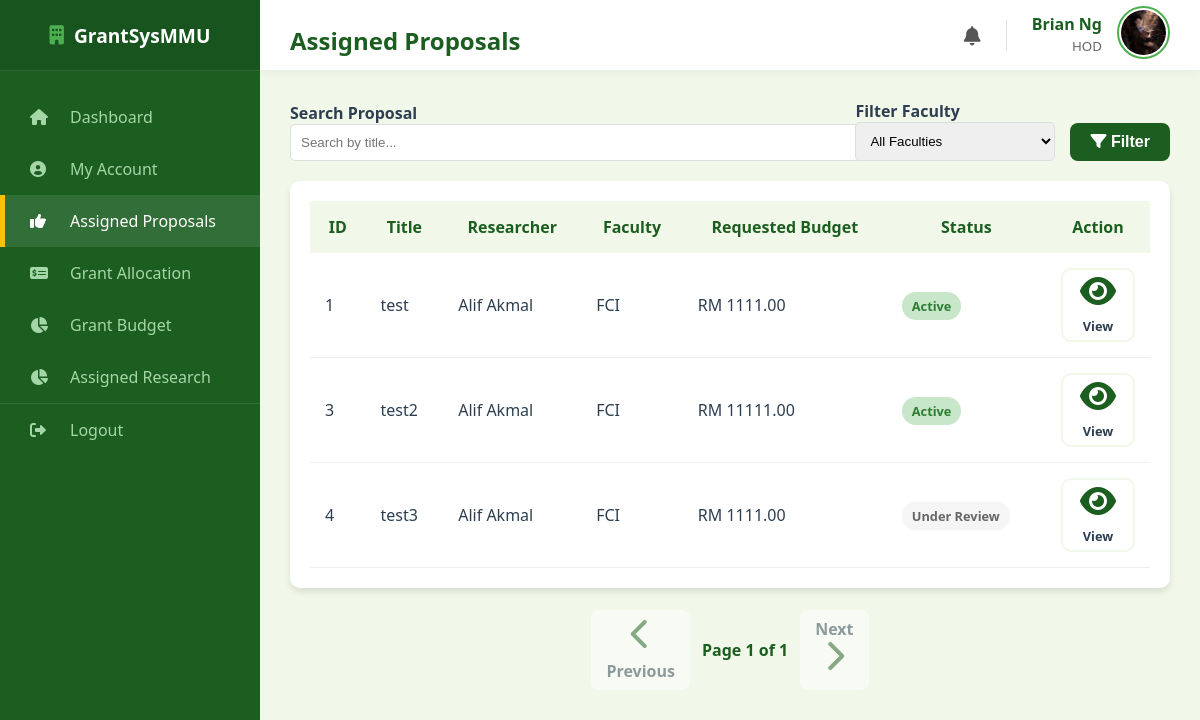
Screenshot of /hod/proposals (signed in) with the database file from the repository.
### models.py (models this page shows, shortened)
class User(db.Model):
    __tablename__ = "user"
    mmu_id = db.Column(db.String(15), primary_key=True)
    name = db.Column(db.String(150), nullable=False)
    email = db.Column(db.String(100), unique=True, nullable=False)
    password = db.Column(db.String(100), nullable=False)
    faculty = db.Column(db.String(100), nullable=False)
    user_role = db.Column(db.String(25), nullable=False)
    profile_image = db.Column(db.String(20), nullable=False, default="default.jpg")
    phone_number = db.Column(db.String(20), nullable=True)
    admin_profile = db.relationship(
        "Admin", backref="user_info", uselist=False, cascade="all, delete-orphan"
    )
    researcher_profile = db.relationship(
        "Researcher", backref="user_info", uselist=False, cascade="all, delete-orphan"
    )
    reviewer_profile = db.relationship(
        "Reviewer", backref="user_info", uselist=False, cascade="all, delete-orphan"
    )
    hod_profile = db.relationship(
        "HOD", backref="user_info", uselist=False, cascade="all, delete-orphan"
    )

class Proposal(db.Model):
    __tablename__ = "proposal"
    proposal_id = db.Column(db.Integer, primary_key=True)
    title = db.Column(db.String(255), nullable=False)
    research_area = db.Column(db.String(100), nullable=False, default="General")
    requested_budget = db.Column(db.Float, nullable=False)
    status = db.Column(db.String(30), nullable=False, default="Draft")
    submission_date = db.Column(db.Date, default=malaysia_now)
    document_file = db.Column(db.String(100), nullable=True)
    review_score = db.Column(db.Integer, nullable=True)
    review_feedback = db.Column(db.Text, nullable=True)
    review_draft = db.Column(db.Text, nullable=True)
    researcher_id = db.Column(
        db.Integer, db.ForeignKey("researcher.researcher_id"), nullable=False
    )
    cycle_id = db.Column(
        db.Integer, db.ForeignKey("grant_cycle.cycle_id"), nullable=False
    )
    assigned_reviewer_id = db.Column(
        db.Integer, db.ForeignKey("reviewer.reviewer_id"), nullable=True
    )
    assigned_hod_id = db.Column(db.Integer, db.ForeignKey("hod.hod_id"), nullable=True)
    reviewer = db.relationship("Reviewer", foreign_keys=[assigned_reviewer_id])
    hod = db.relationship("HOD", foreign_keys=[assigned_hod_id])
    deadlines = db.relationship(
        "Deadline", backref="proposal", cascade="all, delete-orphan"
    )

### routes/hod_routes.py (the view)
@hod_bp.route("/hod/proposals")
def hod_assigned_proposals():
    if session.get("role") != "HOD":
        return redirect(url_for("hod.hod_login"))
    current_hod = HOD.query.filter_by(mmu_id=session["user_id"]).first()
    search_query = request.args.get("search", "")
    filter_faculty = request.args.get("faculty", "")
    page = request.args.get("page", 1, type=int)
    per_page = 8
    query = (
        Proposal.query.filter_by(assigned_hod_id=current_hod.hod_id)
        .join(Researcher)
        .join(User)
    )
    if search_query:
        query = query.filter(Proposal.title.ilike(f"%{search_query}%"))
    if filter_faculty:
        query = query.filter(User.faculty == filter_faculty)
    pagination = query.paginate(page=page, per_page=per_page, error_out=False)
    return render_template(
        "hod_assigned_proposals.html",
        proposals=pagination.items,
        pagination=pagination,
        user=User.query.get(session["user_id"]),
        faculties=Faculty.query.all(),
    )

### main.py (called while the page is built)
@app.context_processor
def inject_notifications():
    if "user_id" in session:
        unread = Notification.query.filter_by(recipient_id=session["user_id"], is_read=False).count()
        return dict(unread_notifications=unread)
    return dict(unread_notifications=0)

### templates/hod_assigned_proposals.html (shortened to what this page needs)
<!DOCTYPE html>
<html lang="en">
<head>
    <link rel="stylesheet" type="text/css" href="{{ url_for('static', filename='style.css') }}">
    <link rel="stylesheet" href="https://cdnjs.cloudflare.com/ajax/libs/font-awesome/6.0.0/css/all.min.css">
</head>
<body>
    <div class="dashboard-container">
        <div class="sidebar">
            <div class="sidebar-header"><i class="fas fa-building"
                    style="margin-right: 10px; color: var(--secondary-color);"></i> GrantSysMMU</div>
            <ul class="sidebar-menu">
                <li><a href="{{ url_for('hod.hod_dashboard') }}"><i class="fas fa-home"></i> Dashboard</a></li>
                <li><a href="{{ url_for('hod.hod_profile') }}"><i class="fas fa-user-circle"></i> My Account</a></li>
                <li class="active"><a href="{{ url_for('hod.hod_assigned_proposals') }}"><i class="fas fa-thumbs-up"></i>
                        Assigned Proposals</a></li>
                <li><a href="{{ url_for('hod.hod_grant_allocation') }}"><i class="fas fa-money-check-alt"></i> Grant Allocation</a></li>
                <li><a href="{{ url_for('hod.hod_grant_budget') }}"><i class="fas fa-chart-pie"></i> Grant Budget</a></li>
                <li><a href="{{ url_for('hod.hod_assigned_research') }}"><i class="fas fa-chart-pie"></i> Assigned Research</a></li>
                <li style="margin-top: auto; border-top: 1px solid rgba(255,255,255,0.1);">
                    <a href="{{ url_for('auth.logout') }}"><i class="fas fa-sign-out-alt"></i> Logout</a>
                </li>
            </ul>
        </div>
        <div class="main-content">
            <div class="top-bar">
                <h2>Assigned Proposals</h2>
                <div style="display: flex; align-items: center; gap: 25px;">
                    <a href="{{ url_for('auth.view_notifications') }}"
                        style="position: relative; color: #555; font-size: 1.2rem; text-decoration: none;">
                        <i class="fas fa-bell"></i>
                    </a>
                    <div style="display: flex; align-items: center; gap: 15px;">
                        <div style="text-align: right; line-height: 1.3;">
                            <span style="display: block; font-weight: bold; color: #1b5e20;">{{ user.name }}</span>
                            <small style="color: #666;">HOD</small>
                        </div>
                        <a href="{{ url_for('hod.hod_profile') }}">
                            <img src="{{ url_for('static', filename='profile_pics/' + user.profile_image) }}"
                                alt="Profile"
                                style="width: 45px; height: 45px; border-radius: 50%; object-fit: cover; border: 2px solid #4caf50; padding: 2px;">
                        </a>
                    </div>
                </div>
            </div>
            <div class="content-wrapper">
                <div class="section-card" style="margin-bottom: 20px;">
                    <form method="GET" action="{{ url_for('hod.hod_assigned_proposals') }}"
                        style="display: flex; gap: 15px; align-items: flex-end;">
                        <div style="flex: 1;">
                            <label style="font-weight: bold;">Search Proposal</label>
                            <input type="text" name="search" placeholder="Search by title..."
                                value="{{ request.args.get('search', '') }}"
                                style="width: 100%; padding: 10px; border: 1px solid #ddd; border-radius: 5px;">
                        </div>
                        <div style="width: 200px;">
                            <label style="font-weight: bold;">Filter Faculty</label>
                            <select name="faculty"
                                style="width: 100%; padding: 10px; border: 1px solid #ddd; border-radius: 5px;">
                                <option value="">All Faculties</option>
                            </select>
                        </div>
                        <button type="submit" class="btn-primary" style="width: auto; padding: 10px 20px;"><i
                                class="fas fa-filter"></i> Filter</button>
                    </form>
                </div>
                <div class="table-card">
                    <table style="width: 100%; border-collapse: collapse;">
                        <thead>
                            <tr style="background: #f1f8e9; color: #1b5e20;">
                                <th style="padding: 15px;">ID</th>
                                <th style="padding: 15px;">Title</th>
                                <th style="padding: 15px;">Researcher</th>
                                <th style="padding: 15px;">Faculty</th>
                                <th style="padding: 15px;">Requested Budget</th>
                                <th style="padding: 15px;">Status</th>
                                <th style="padding: 15px;">Action</th>
                            </tr>
                        </thead>
                        <tbody>
                            {% for p in proposals %}
                            <tr style="border-bottom: 1px solid #eee;">
                                <td style="padding: 15px;">{{ p.proposal_id }}</td>
                                <td style="padding: 15px;">{{ p.title }}</td>
                                <td style="padding: 15px;">{{ p.researcher.user_info.name }}</td>
                                <td style="padding: 15px;">{{ p.researcher.user_info.faculty }}</td>
                                <td style="padding: 15px;">RM {{ "%.2f"|format(p.requested_budget) }}</td>
                                <td style="padding: 15px;">
                                    <span style="padding: 5px 10px; border-radius: 15px; font-size: 0.8rem; font-weight: bold;
                                        {% if p.status == 'Approved' %}background:#c8e6c9; color:#2e7d32;
                                        {% elif p.status == 'Completed' %}background:#e3f2fd; color:#1565c0;
                                        {% elif p.status == 'Terminated' %}background:#ffcdd2; color:#c62828;
                                        {% else %}background:#f5f5f5; color:#666;{% endif %}">
                                        {% if p.status == 'Approved' %}Active{% else %}{{ p.status }}{% endif %}
                                    </span>
                                </td>
                                <td style="padding: 15px;">
                                    <a href="{{ url_for('hod.hod_view_proposal', proposal_id=p.proposal_id) }}"
                                        class="btn-outline" style="padding: 5px 10px; font-size: 0.8rem;">
                                        <i class="fas fa-eye"></i> View
                                    </a>
                                </td>
                            </tr>
                            {% else %}
                            <tr>
                                <td colspan="6" style="padding: 20px; text-align: center; color: #777;">No proposals assigned to you yet.</td>
                            </tr>
                            {% endfor %}
                        </tbody>
                    </table>
                </div>
                <div style="margin-top: 20px; display: flex; justify-content: center; align-items: center; gap: 10px;">
                    {% if pagination.has_prev %}
                    <a href="{{ url_for('hod.hod_assigned_proposals', page=pagination.prev_num, search=request.args.get('search', ''), faculty=request.args.get('faculty', '')) }}"
                        class="btn-outline" style="padding: 8px 15px;">
                        <i class="fas fa-chevron-left"></i> Previous
                    </a>
                    {% else %}
                    <span class="btn-outline" style="padding: 8px 15px; opacity: 0.5; cursor: not-allowed;">
                        <i class="fas fa-chevron-left"></i> Previous
                    </span>
                    {% endif %}
                    <span style="font-weight: bold; color: #1b5e20;">
                        Page {{ pagination.page }} of {{ pagination.pages }}
                    </span>
                    {% if pagination.has_next %}
                    <a href="{{ url_for('hod.hod_assigned_proposals', page=pagination.next_num, search=request.args.get('search', ''), faculty=request.args.get('faculty', '')) }}"
                        class="btn-outline" style="padding: 8px 15px;">
                        Next <i class="fas fa-chevron-right"></i>
                    </a>
                    {% else %}
                    <span class="btn-outline" style="padding: 8px 15px; opacity: 0.5; cursor: not-allowed;">
                        Next <i class="fas fa-chevron-right"></i>
                    </span>
                    {% endif %}
                </div>
            </div>
        </div>
    </div>
</body>
</html>

### static/style.css (style rules this page uses)
:root { --primary-color: #1b5e20; --secondary-color: #4caf50; --accent-color: #ffc107; --bg-light: #f1f8e9; --white: #ffffff; --text-dark: #2c3e50; --text-muted: #607d8b; --sidebar-width: 260px; --shadow: 0 4px 6px rgba(0, 0, 0, 0.1); }
body { font-family: 'Segoe UI', 'Roboto', Helvetica, Arial, sans-serif; margin: 0; padding: 0; background-color: var(--bg-light); color: var(--text-dark); }
.dashboard-container { display: flex; min-height: 100vh; }
.sidebar { width: var(--sidebar-width); background-color: var(--primary-color); color: white; display: flex; flex-direction: column; position: fixed; height: 100%; z-index: 100; }
.sidebar-header { height: 70px; display: flex; align-items: center; justify-content: center; background-color: rgba(0, 0, 0, 0.1); font-size: 1.2rem; font-weight: bold; border-bottom: 1px solid rgba(255, 255, 255, 0.1); }
.sidebar-menu { list-style: none; padding: 0; margin: 20px 0; }
.sidebar-menu li a { display: flex; align-items: center; padding: 15px 25px; color: #a5d6a7; text-decoration: none; transition: 0.3s; border-left: 5px solid transparent; }
.sidebar-menu li a:hover, .sidebar-menu li.active a { background-color: rgba(255, 255, 255, 0.1); color: white; border-left-color: var(--accent-color); }
.sidebar-menu li a i { width: 30px; margin-right: 10px; }
.main-content { margin-left: var(--sidebar-width); width: calc(100% - var(--sidebar-width)); background-color: var(--bg-light); display: flex; flex-direction: column; min-height: 100vh; }
.top-bar { width: 100%; height: 70px; background: white; display: flex; align-items: center; justify-content: space-between; padding: 0 30px; box-shadow: 0 2px 10px rgba(0, 0, 0, 0.05); box-sizing: border-box; position: sticky; top: 0; z-index: 50; }
body { margin: 0; }
.dashboard-container { display: flex; min-height: 100vh; width: 100%; }
.sidebar { width: 260px; flex-shrink: 0; }
.main-content { flex: 1; display: flex; flex-direction: column; width: 100%; }
.content-wrapper { padding: 30px; }
.btn-primary { background-color: var(--primary-color); color: white; border: none; padding: 14px; width: 100%; font-size: 1rem; font-weight: 600; border-radius: 8px; cursor: pointer; transition: background 0.3s; margin-top: 10px; }
.btn-outline { background: white; border: 2px solid var(--bg-light); color: var(--text-dark); padding: 20px; border-radius: 10px; text-decoration: none; font-weight: 600; transition: all 0.3s; display: flex; flex-direction: column; align-items: center; justify-content: center; }
.btn-outline i { font-size: 2rem; margin-bottom: 10px; color: var(--primary-color); }
.table-card { background: white; padding: 20px; border-radius: 10px; box-shadow: var(--shadow); }
h2 { margin-bottom: 0.5rem; color: var(--primary-color); }

### rows the page displays
User: name "Brian Ng", profile_image (picture)
Proposal: proposal_id "1", title "test", researcher.user_info.name "Alif Akmal", researcher.user_info.faculty "FCI", requested_budget "1111.00", status "Active"
Proposal: proposal_id "3", title "test2", researcher.user_info.name "Alif Akmal", researcher.user_info.faculty "FCI", requested_budget "11111.00", status "Active"
Proposal: proposal_id "4", title "test3", researcher.user_info.name "Alif Akmal", researcher.user_info.faculty "FCI", requested_budget "1111.00", status "Under Review"

### other values shown
{{ pagination.page }} "1"
{{ pagination.pages }} "1"
